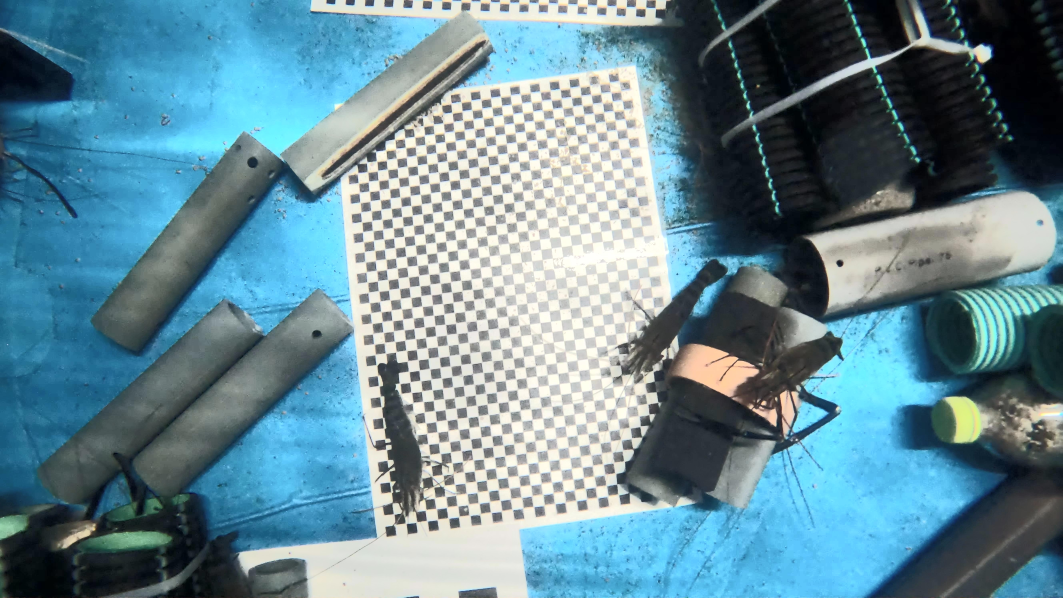
#> input picture src/image_enhancement/images/GX010071_MP4-0_jpg.rf.ee0df6c24807160545469e2389a0ed81_equalize_y_value.jpg, 5312 x 2988 px, found by its file name (shown at 1/5 size); its folder holds only this picture in this run
$ python resize.py
#> lines starting #> are read from the running program, lines starting #| are printed output that depends on the picture
import cv2
import os
import numpy as np

def resize_image(image_path, target_size=(640, 640)):
#> called with target_size = (640, 640)
    image = cv2.imread(image_path)
#> image is the input picture: shape (2988, 5312, 3); mean B, G, R 149.5, 137.5, 102.8
    return cv2.resize(image, target_size)
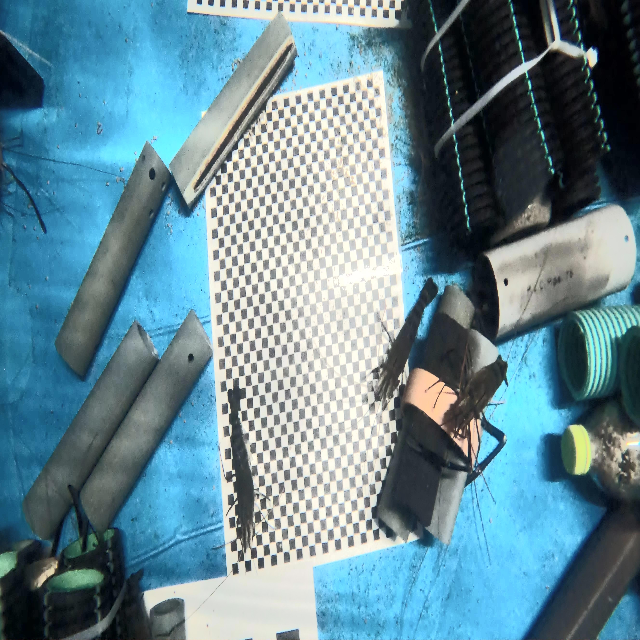
#> returned value: shape (640, 640, 3); mean of channels 0, 1, 2 149.4, 137.4, 102.7; drawn as B, G, R

def adjust_labels(label_path, orig_size, target_size):
#> (the run stopped early here; a loop or call above may not have finished)

$ run again, on src/image_enhancement/images/GX010077_MP4-7_jpg.rf.72436a6a9751d1c8ac200cdee3a24be0_equalize_y_value.jpg
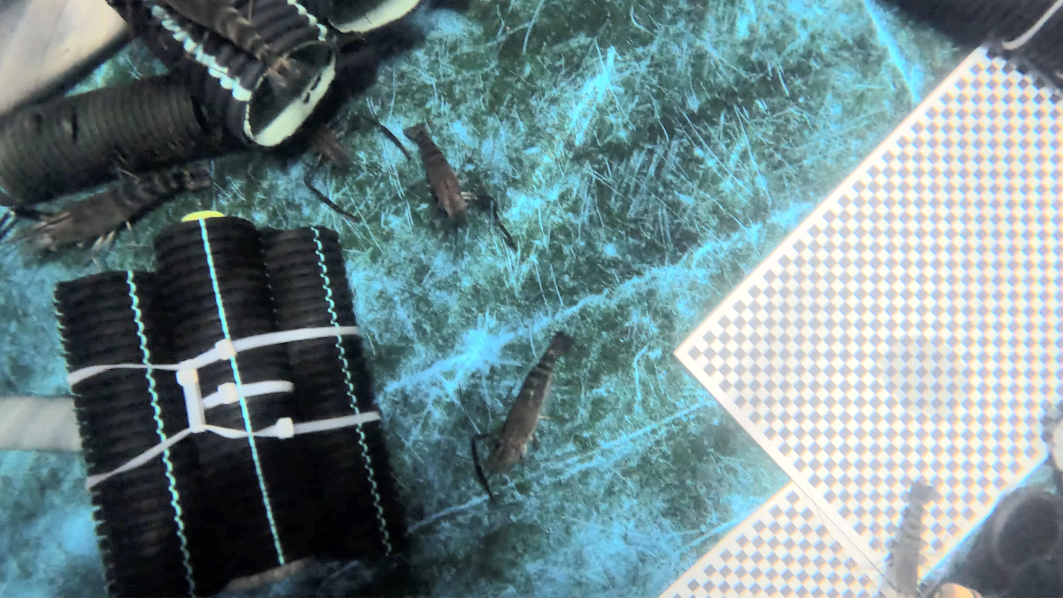
#> input picture src/image_enhancement/images/GX010077_MP4-7_jpg.rf.72436a6a9751d1c8ac200cdee3a24be0_equalize_y_value.jpg, 5312 x 2988 px, found by its file name (shown at 1/5 size)
#> in resize_image, image is the input picture: shape (2988, 5312, 3); mean B, G, R 138.6, 135.3, 111.5
#> in resize_image, `return cv2.resize(image, target_size)`:
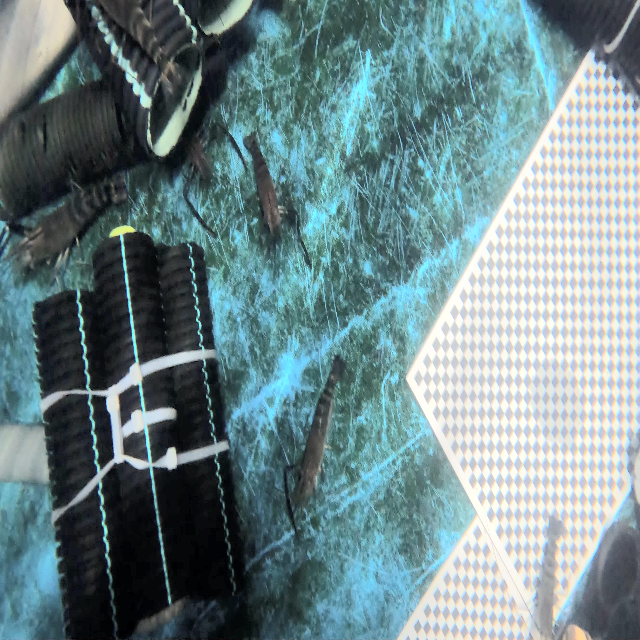
#> returned value: shape (640, 640, 3); mean of channels 0, 1, 2 138.5, 135.2, 111.4; drawn as B, G, R
